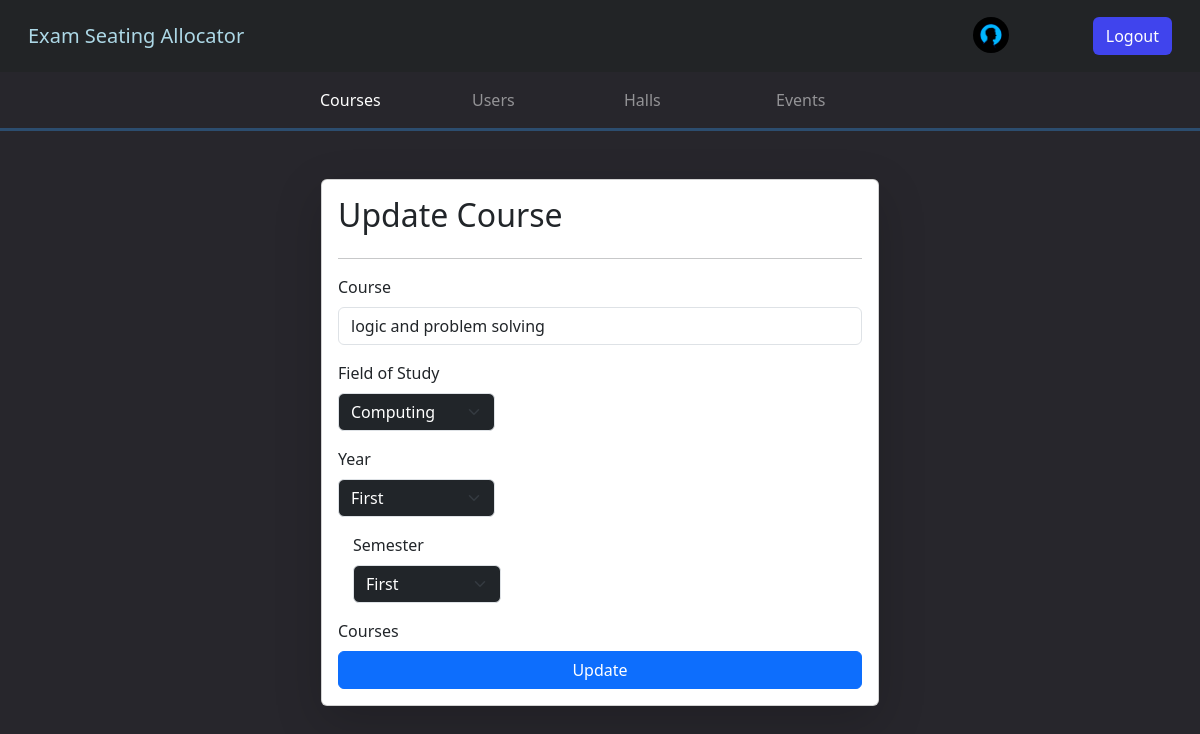
/update_course/234 (signed in), run on the app's committed database.
### api/models.py (models this page shows)
class User(AbstractUser):
    user_type = models.CharField(max_length=20, choices=USER_TYPES)
    user_image = models.ImageField(
        upload_to="Users",
    )
    groups = models.ManyToManyField(Group, related_name="api_users")
    user_permissions = models.ManyToManyField(Permission, related_name="api_users")

class Course(models.Model):
    name = models.CharField(max_length=100)
    fieldofstudy = models.CharField(
        max_length=20, choices=FIELDOFSTUDY, default="computing"
    )
    year = models.CharField(max_length=20, choices=YEAR, default="first")
    semester = models.CharField(max_length=20, choices=SEMESTER, default="first")

### api/views.py (the view, shortened to what this page needs)
# urls.py: path("update_course/<id>", updatecourse, name="update_course"),
@login_required(login_url="login_page")
@user_passes_test(is_admin, login_url="login_page")
def updatecourse(request, id):
    coursedetails = Course.objects.get(id=id)
    context = {
        "homeurl": "admin_home",
        "coursedetails": coursedetails,
        "page_url": "course",
    }
    return render(request, "courseUpdate.html", context)

### api/views.py (called while the page is built)
def is_admin(user):
    return user.groups.filter(name="RTEs").exists()

### api/templates/courseUpdate.html (shortened to what this page needs)
{%extends "base.html"%} {%block start%}
<div class="container mt-5">
  <form
    class="col-6 mx-auto card p-3 shadow-lg"
    method="post"
    enctype="multipart/form-data"
  >
    <h2>Update Course</h2>
    <hr />
    <div class="row">
      <div class="col mb-3">
        <label for="InputCourse" class="form-label">Course</label>
        <input
          type="text"
          class="form-control"
          id="InputCourse"
          name="course"
          value="{{coursedetails.name}}"
        />
      </div>
      {%if coursedetails is not None%}
      <div class="col- student-options">
        <div class="col-">
          <label for="fieldofstudy" class="form-label">Field of Study</label>
          <select
            name="fieldofstudy"
            id="fieldofstudy"
            class="form-select bg-dark text-white mb-3"
            aria-label="Student"
            style="width: 30%"
          >
            <option selected value="{{coursedetails.fieldofstudy}}">
              {{coursedetails.fieldofstudy| capfirst}}
            </option>
          </select>
        </div>
        <div class="col-">
          <label for="year" class="form-label">Year</label>
          <select
            name="year"
            id="year"
            class="form-select bg-dark text-white mb-3"
            aria-label="Student"
            style="width: 30%"
          >
            <option selected value="{{coursedetails.year}}">
              {{coursedetails.year| capfirst}}
            </option>
          </select>
        </div>
        <div class="col">
          <label for="semester" class="form-label">Semester</label>
          <select
            name="semester"
            id="semester"
            class="form-select bg-dark text-white mb-3"
            aria-label="Student"
            style="width: 30%"
          >
            <option selected value="{{coursedetails.semester}}">
              {{coursedetails.semester| capfirst}}
            </option>
          </select>
        </div>
        <label for="studentCourses" class="form-label">Courses</label>
      </div>
      {% endif %}
    </div>
    <button type="submit" class="btn btn-primary">Update</button>
  </form>
</div>
{%endblock%}

### api/templates/base.html (shortened to what this page needs)
<!DOCTYPE html>
<html>
  <head>
    {% load static %}
    <link
      rel="stylesheet"
      type="text/css"
      href="{% static 'myapp/Styles/base' %}.css"
    />
    <link rel="stylesheet" href="https://maxcdn.bootstrapcdn.com/bootstrap/4.5.2/css/bootstrap.min.css">
    <link
      href="https://cdn.jsdelivr.net/npm/bootstrap@5.3.1/dist/css/bootstrap.min.css"
      rel="stylesheet"
    />
  </head>
  <body style="background-color:#27262C;">
    <nav class="navbar dark p-3 " style="background:#222426">
      <div class="container-fluid">
        <a href="{% if homeurl == "login_page" %} /
        {%else%}
        /{{homeurl}}/
        {%endif%}" class="navbar-brand" style="color:lightblue">Exam Seating Allocator</a>
        <form class="d-flex" role="search">
          {%if request.user.is_authenticated%}
              <a class="nav-link" href="/{{homeurl}}/" >
                  <img src="/media/{{user.user_image}}" alt="Profile Picture" class = "navProfile" >
              </a>
          <a href="/logout/" class="btn" style="background:#4044ED; color:white;" type="submit">Logout</a>
          {%endif%}
        </form>
      </div>
    </nav>
    {% if homeurl == "admin_home" %}
    <nav class="navbar navbar-expand-md navbar-dark" style="border-style: none none solid none; border-color: #2C4D6F;">
        <div class="container">
          <div class="collapse navbar-collapse" id="navbarNavDropdown">
            <ul class="navbar-nav mx-auto">
              <li class="nav-item">
                <a class="nav-link mx-3 {%if page_url%}{%if page_url == "course"%}active{%endif%}{%endif%}" aria-current="page" href="/view_courses/">Courses</a>
              </li>
              <li class="nav-item">
                <a class="nav-link mx-3 {%if page_url%}{%if page_url == "user"%}active{%endif%}{%endif%}" href="/view_users/">Users</a>
              </li>
              <li class="nav-item">
                <a class="nav-link mx-3 {%if page_url%}{%if page_url == "hall"%}active{%endif%}{%endif%}" href="/view_halls/">Halls</a>
              </li>
              <li class="nav-item">
                <a class="nav-link mx-3 {%if page_url%}{%if page_url == "event"%}active{%endif%}{%endif%}" href="/admin_events_view/">Events</a>
              </li>
            </ul>
          </div>
        </div>
      </nav>
      {%endif%}
    {% block start %} {% endblock %}
  </body>
</html>

### static/myapp/Styles/base.css (style rules this page uses)
.navProfile { width: 36px; height: 36px; object-fit: cover; border-radius: 50%; margin-right: 20px; }
@media screen and (min-width: 777px) { .nav-link { padding: 18px 0; min-width: 120px; } }
@media screen and (min-width: 777px) { .navbar { padding: 0; } }

### data on the page
User: user_image (placeholder picture)
Course: course "logic and problem solving", fieldofstudy "Computing", year "First", semester "First"
